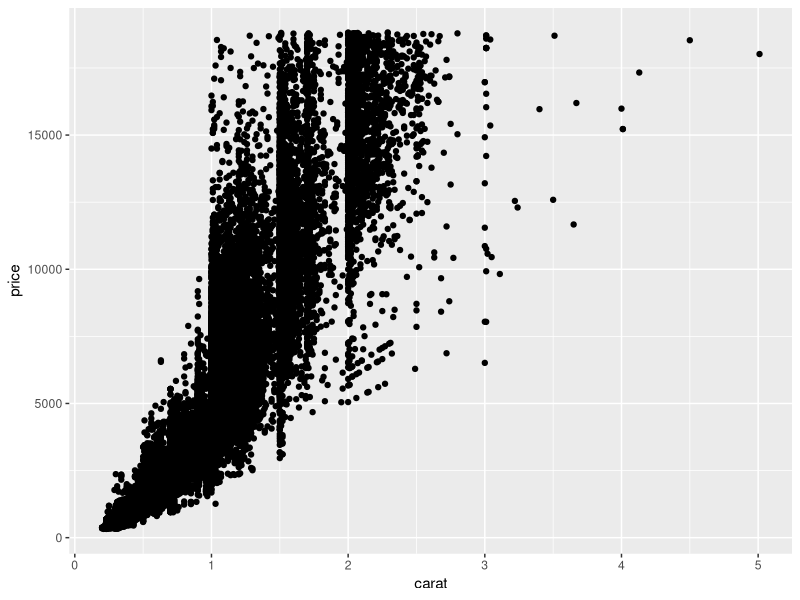
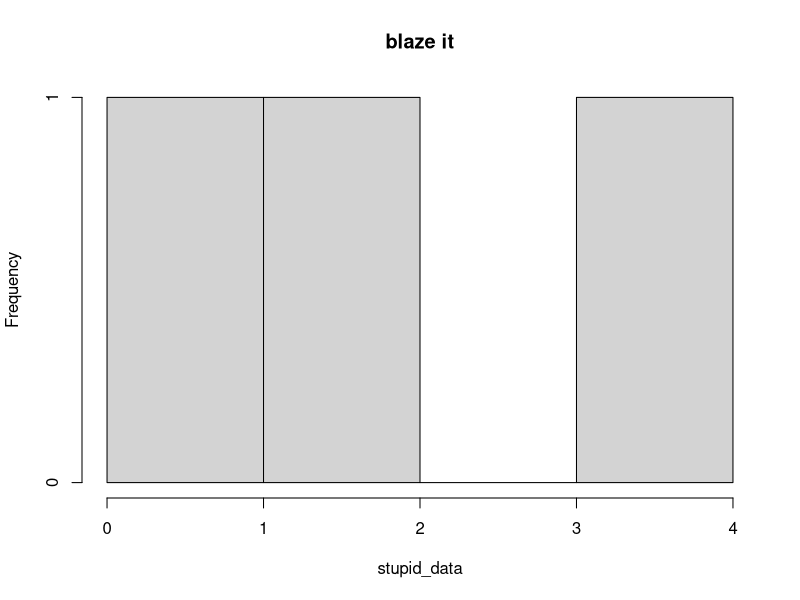

Here is the R script that generated these plots, in order:
## ---- chunk 1
knitr::opts_chunk$set(echo = TRUE)
library(tidyverse)
## ---- chunk 2
### In this code chunk, start with the diamonds dataset (built in to
### ggplot2 package) and create a plot of price vs. carat (or some other
### variables of your choice)

ggplot(data = diamonds, aes(x = carat, y = price))+
  geom_point()

## ---- chunk 3
### In this code chunk, start with the diamonds dataset (built in to
### ggplot2 package) and create a subset based on filtering, e.g., 
### size greater than 1 carat or cut is "Ideal"

stupid_data <- c(4,2,0)
hist(stupid_data, main ="blaze it")

## ---- chunk 4

diamonds_i_cant_afford <- diamonds %>% 
  filter(price > 25)


## ---- chunk 5
### Both partners - delete this comment, then write some code here
### to plot, summarize, calculate something simple using the diamonds
### dataset.


